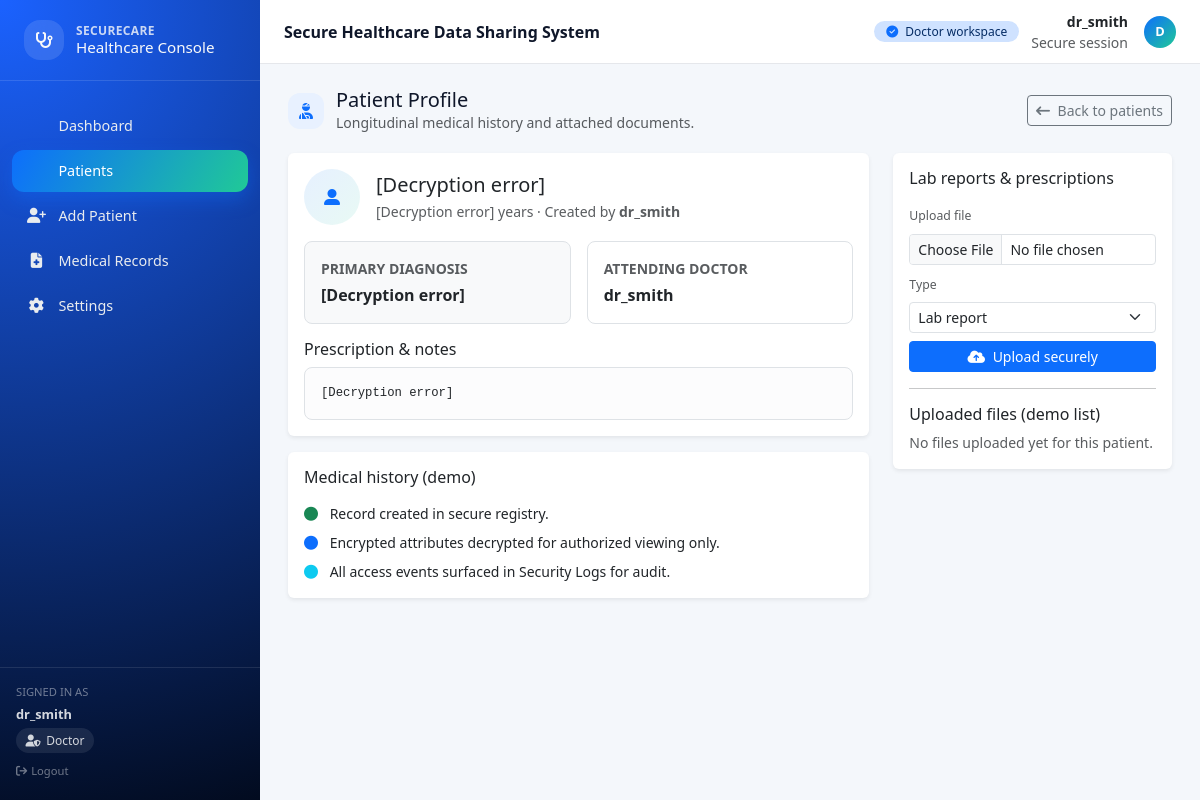
The app's page /patients/2 (signed in) with its own data.
### tables this page shows
CREATE TABLE users (
            id INTEGER PRIMARY KEY AUTOINCREMENT,
            username TEXT UNIQUE NOT NULL,
            password_hash TEXT NOT NULL,
            role TEXT NOT NULL CHECK (role IN ('admin', 'doctor'))
        );

### web/secure_healthcare/app.py (the view)
@app.route("/patients/<int:patient_id>")
@login_required
@role_required("doctor", "admin")
def patient_profile(patient_id):
    user_id = session.get("user_id")
    user_role = session.get("user_role")
    conn = get_db_connection()
    cur = conn.cursor()
    query = """
        SELECT p.id,
               p.name_encrypted,
               p.age_encrypted,
               p.disease_encrypted,
               p.prescription_encrypted,
               p.created_by,
               u.username AS doctor_username
        FROM patients p
        JOIN users u ON p.created_by = u.id
        WHERE p.id = ?
    """
    if user_role == "doctor":
        cur.execute(query + " AND p.created_by = ?", (patient_id, user_id))
    else:
        cur.execute(query, (patient_id,))
    row = cur.fetchone()
    conn.close()
    if not row:
        flash("Patient not found.", "warning")
        return redirect(url_for("view_patients"))
    try:
        patient = {
            "id": row["id"],
            "name": decrypt_text(row["name_encrypted"]),
            "age": decrypt_text(row["age_encrypted"]),
            "disease": decrypt_text(row["disease_encrypted"]),
            "prescription": decrypt_text(row["prescription_encrypted"]),
            "doctor_username": row["doctor_username"],
        }
    except Exception:
        patient = {
            "id": row["id"],
            "name": "[Decryption error]",
            "age": "[Decryption error]",
            "disease": "[Decryption error]",
            "prescription": "[Decryption error]",
            "doctor_username": row["doctor_username"],
        }
    uploaded_reports = []
    return render_template(
        "patient_profile.html",
        patient=patient,
        uploaded_reports=uploaded_reports,
    )

### web/secure_healthcare/app.py (called while the page is built, shortened)
def get_db_connection():
    conn = sqlite3.connect(DB_NAME)
    conn.row_factory = sqlite3.Row
    return conn

@app.before_request
def make_session_secure() -> None:
    session.permanent = False

def login_required(f):
    @wraps(f)
    def decorated_function(*args, **kwargs):
        return f(*args, **kwargs)
    return decorated_function

def role_required(*roles):
    def decorator(f):
        @wraps(f)
        def decorated_function(*args, **kwargs):
            return f(*args, **kwargs)
        return decorated_function
    return decorator

### web/secure_healthcare/encryption.py (called while the page is built)
def load_key():
    if not os.path.exists(KEY_FILE):
        raise FileNotFoundError(
            f"Encryption key file {KEY_FILE} not found. "
            "Make sure to run generate_key() first."
        )
    with open(KEY_FILE, "rb") as f:
        key = f.read()
    return key

def get_cipher():
    key = load_key()
    return Fernet(key)

def decrypt_text(token: bytes) -> str:
    cipher = get_cipher()
    return cipher.decrypt(token).decode("utf-8")

### web/secure_healthcare/templates/patient_profile.html (shortened to what this page needs)
{% extends "base.html" %}
{% block content %}
<div class="page-heading">
  <div class="page-heading-title">
    <div class="page-heading-icon">
      <i class="fa-solid fa-user-injured"></i>
    </div>
    <div>
      <h1>Patient Profile</h1>
      <div class="text-muted small">
        Longitudinal medical history and attached documents.
      </div>
    </div>
  </div>
  <a href="{{ url_for('view_patients') }}" class="btn btn-outline-secondary btn-sm">
    <i class="fa-solid fa-arrow-left-long me-1"></i> Back to patients
  </a>
</div>
<div class="row g-3 g-lg-4">
  <div class="col-12 col-lg-8">
    <div class="card border-0 shadow-sm mb-3">
      <div class="card-body">
        <div class="d-flex align-items-start justify-content-between mb-3">
          <div class="d-flex align-items-center gap-3">
            <div
              class="rounded-circle d-flex align-items-center justify-content-center"
              style="
                width: 56px;
                height: 56px;
                background: linear-gradient(135deg, #0d6efd1a, #20c9971a);
                color: #0d6efd;
              "
            >
              <i class="fa-solid fa-user-large"></i>
            </div>
            <div>
              <h2 class="h5 mb-1">{{ patient.name }}</h2>
              <div class="text-muted small">
                {{ patient.age }} years &middot; Created by
                <strong>{{ patient.doctor_username }}</strong>
              </div>
            </div>
          </div>
        </div>
        <div class="row g-3 mb-3">
          <div class="col-12 col-md-6">
            <div class="border rounded-3 p-3 h-100 bg-light">
              <div class="text-uppercase small text-muted fw-semibold mb-1">
                Primary diagnosis
              </div>
              <div class="fw-semibold">
                {{ patient.disease }}
              </div>
            </div>
          </div>
          <div class="col-12 col-md-6">
            <div class="border rounded-3 p-3 h-100">
              <div class="text-uppercase small text-muted fw-semibold mb-1">
                Attending doctor
              </div>
              <div class="fw-semibold">
                {{ patient.doctor_username }}
              </div>
            </div>
          </div>
        </div>
        <h3 class="h6 mb-2">Prescription & notes</h3>
        <div class="border rounded-3 p-3 bg-light-subtle small">
          <pre class="mb-0" style="white-space: pre-wrap;">{{ patient.prescription }}</pre>
        </div>
      </div>
    </div>
    <div class="card border-0 shadow-sm">
      <div class="card-body">
        <h3 class="h6 mb-3">Medical history (demo)</h3>
        <ul class="list-unstyled small mb-0">
          <li class="mb-2">
            <i class="fa-solid fa-circle text-success me-2"></i>
            Record created in secure registry.
          </li>
          <li class="mb-2">
            <i class="fa-solid fa-circle text-primary me-2"></i>
            Encrypted attributes decrypted for authorized viewing only.
          </li>
          <li>
            <i class="fa-solid fa-circle text-info me-2"></i>
            All access events surfaced in Security Logs for audit.
          </li>
        </ul>
      </div>
    </div>
  </div>
  <div class="col-12 col-lg-4">
    <div class="card border-0 shadow-sm mb-3">
      <div class="card-body">
        <h3 class="h6 mb-3">Lab reports & prescriptions</h3>
        <form
          method="POST"
          action="{{ url_for('upload_report', patient_id=patient.id) }}"
          enctype="multipart/form-data"
          class="small"
        >
          <div class="mb-2">
            <label for="reportFile" class="form-label small text-muted">
              Upload file
            </label>
            <input
              class="form-control form-control-sm"
              type="file"
              id="reportFile"
              name="report"
              accept=".pdf,.png,.jpg,.jpeg"
              required
            />
          </div>
          <div class="mb-2">
            <label for="reportType" class="form-label small text-muted">
              Type
            </label>
            <select id="reportType" name="type" class="form-select form-select-sm">
              <option value="Lab report">Lab report</option>
            </select>
          </div>
          <button type="submit" class="btn btn-primary btn-sm w-100">
            <i class="fa-solid fa-cloud-arrow-up me-1"></i>
            Upload securely
          </button>
        </form>
        <hr />
        <h4 class="h6 mb-2">Uploaded files (demo list)</h4>
        {% if uploaded_reports %}
        <ul class="list-group list-group-flush small">
          {% for r in uploaded_reports %}
          <li
            class="list-group-item d-flex justify-content-between align-items-center px-0"
          >
            <div class="d-flex align-items-center gap-2">
              <i class="fa-regular fa-file-pdf text-danger"></i>
              <div>
                <div class="fw-semibold">{{ r.name }}</div>
                <div class="text-muted small">{{ r.type }}</div>
              </div>
            </div>
            <span class="badge bg-light text-muted border">
              {{ r.size }}
            </span>
          </li>
          {% endfor %}
        </ul>
        {% else %}
        <div class="text-muted small">
          No files uploaded yet for this patient.
        </div>
        {% endif %}
      </div>
    </div>
  </div>
</div>
{% endblock %}

### web/secure_healthcare/templates/base.html (shortened to what this page needs)
<!DOCTYPE html>
<html lang="en">
<head>
  <link
    href="https://cdn.jsdelivr.net/npm/bootstrap@5.3.3/dist/css/bootstrap.min.css"
    rel="stylesheet"
  />
  <link
    rel="stylesheet"
    href="https://cdnjs.cloudflare.com/ajax/libs/font-awesome/6.5.1/css/all.min.css"
  />
</head>
<body>
  <div class="app-shell">
    {% if session.get("user_id") %}
    <aside class="sidebar" id="sidebar">
      <div class="sidebar-brand">
        <div class="sidebar-brand-icon">
          <i class="fa-solid fa-stethoscope"></i>
        </div>
        <div class="sidebar-brand-title">
          <span>SecureCare</span>
          <span>Healthcare Console</span>
        </div>
      </div>
      <nav class="sidebar-nav nav flex-column mt-2">
        <a
          class="nav-link {% if request.endpoint == 'dashboard' %}active{% endif %}"
          href="{{ url_for('dashboard') }}"
        >
          <span>Dashboard</span>
        </a>
        <a
          class="nav-link {% if request.endpoint in ['view_patients', 'patient_profile'] %}active{% endif %}"
          href="{{ url_for('view_patients') }}"
        >
          <span>Patients</span>
        </a>
        {% if session.get('user_role') == 'doctor' %}
        <a
          class="nav-link {% if request.endpoint == 'add_patient' %}active{% endif %}"
          href="{{ url_for('add_patient') }}"
        >
          <i class="fa-solid fa-user-plus"></i>
          <span>Add Patient</span>
        </a>
        {% endif %}
        <a
          class="nav-link {% if request.endpoint == 'medical_records' %}active{% endif %}"
          href="{{ url_for('medical_records') }}"
        >
          <i class="fa-solid fa-file-medical"></i>
          <span>Medical Records</span>
        </a>
        <a
          class="nav-link {% if request.endpoint == 'settings' %}active{% endif %}"
          href="{{ url_for('settings') }}"
        >
          <i class="fa-solid fa-gear"></i>
          <span>Settings</span>
        </a>
      </nav>
      <div class="sidebar-footer">
        <div class="mb-1 text-truncate">
          <small class="text-uppercase text-white-50">Signed in as</small>
        </div>
        <div class="fw-semibold mb-1 text-truncate">
          {{ session.get('username') }}
        </div>
        <div class="role-pill mb-2">
          <i class="fa-solid fa-user-shield"></i>
          <span>{{ session.get('user_role')|capitalize }}</span>
        </div>
        <div>
          <a
            href="{{ url_for('logout') }}"
            class="text-decoration-none text-white-50 small"
          >
            <i class="fa-solid fa-arrow-right-from-bracket me-1"></i>Logout
          </a>
        </div>
      </div>
    </aside>
    {% endif %}
    <div class="main-pane">
      {% if session.get("user_id") %}
      <header class="topbar">
        <div class="topbar-title">
          <span>Secure Healthcare Data Sharing System</span>
        </div>
        <div class="topbar-user">
          <span
            class="badge badge-role bg-hospital fw-normal text-primary-emphasis bg-primary-subtle"
          >
            <i class="fa-solid fa-circle-check me-1 text-primary"></i>
            {{ session.get('user_role')|capitalize }} workspace
          </span>
          <div class="d-none d-sm-flex flex-column text-end me-1">
            <span class="small fw-semibold">{{ session.get('username') }}</span>
            <span class="small text-muted">Secure session</span>
          </div>
          <div class="avatar">
            {{ session.get('username')[0]|upper if session.get('username') }}
          </div>
        </div>
      </header>
      {% endif %}
      <main class="main-content">
        {% block content %}{% endblock %}
      </main>
    </div>
  </div>
</body>
</html>

### web/secure_healthcare/templates/base.html (style rules this page uses)
:root { --hospital-primary: #0d6efd; --hospital-primary-soft: #e8f1ff; --hospital-accent: #20c997; --hospital-bg: #f4f7fb; --hospital-sidebar: #061b3a; }
body { font-family: system-ui, -apple-system, BlinkMacSystemFont, "Segoe UI", sans-serif; background-color: var(--hospital-bg); min-height: 100vh; }
.app-shell { display: flex; min-height: 100vh; }
.sidebar { width: 260px; background: radial-gradient(circle at top left, #1b62ff, #020b1f); color: #f8f9fa; display: flex; flex-direction: column; position: sticky; top: 0; height: 100vh; z-index: 1030; }
.sidebar-brand { padding: 1.25rem 1.5rem; display: flex; align-items: center; gap: 0.75rem; border-bottom: 1px solid rgba(255, 255, 255, 0.12); }
.sidebar-brand-icon { width: 40px; height: 40px; border-radius: 16px; background: rgba(255, 255, 255, 0.12); display: flex; align-items: center; justify-content: center; backdrop-filter: blur(10px); }
.sidebar-brand-title { font-size: 0.95rem; line-height: 1.2; }
.sidebar-brand-title span { display: block; }
.sidebar-brand-title span:first-child { font-weight: 600; letter-spacing: 0.03em; text-transform: uppercase; font-size: 0.75rem; opacity: 0.8; }
.sidebar-nav { padding: 1rem 0.75rem 1rem 0.75rem; flex: 1; overflow-y: auto; }
.sidebar-nav .nav-link { color: #e9ecef; border-radius: 0.75rem; padding: 0.65rem 0.9rem; display: flex; align-items: center; gap: 0.75rem; font-size: 0.9rem; margin-bottom: 0.15rem; transition: background 0.2s ease, transform 0.1s ease, color 0.2s ease; white-space: nowrap; }
.sidebar-nav .nav-link i { width: 1.25rem; text-align: center; font-size: 0.95rem; }
.sidebar-nav .nav-link.active { background: linear-gradient( 120deg, var(--hospital-primary), var(--hospital-accent) ); color: #ffffff; box-shadow: 0 8px 18px rgba(13, 110, 253, 0.35); }
.sidebar-footer { padding: 0.85rem 1rem 1.25rem 1rem; border-top: 1px solid rgba(255, 255, 255, 0.12); font-size: 0.8rem; opacity: 0.85; }
.sidebar-footer .role-pill { display: inline-flex; align-items: center; gap: 0.35rem; padding: 0.2rem 0.6rem; border-radius: 999px; background: rgba(255, 255, 255, 0.1); font-size: 0.75rem; }
.main-pane { flex: 1; display: flex; flex-direction: column; min-width: 0; }
.topbar { height: 64px; background-color: #ffffff; border-bottom: 1px solid #e5e7eb; display: flex; align-items: center; justify-content: space-between; padding: 0 1.5rem; position: sticky; top: 0; z-index: 1020; }
.topbar-title { font-weight: 600; font-size: 1rem; display: flex; align-items: center; gap: 0.4rem; color: #0f172a; }
.topbar .badge-role { font-weight: 500; border-radius: 999px; padding: 0.3rem 0.75rem; font-size: 0.75rem; }
.topbar-user { display: flex; align-items: center; gap: 0.75rem; }
.avatar { width: 32px; height: 32px; border-radius: 999px; background: linear-gradient(135deg, #0d6efd, #20c997); display: flex; align-items: center; justify-content: center; font-size: 0.8rem; color: #ffffff; font-weight: 600; }
.main-content { padding: 1.5rem 1.75rem; flex: 1; min-height: 0; }
.page-heading { display: flex; align-items: center; justify-content: space-between; margin-bottom: 1.25rem; gap: 1rem; }
.page-heading-title { display: flex; align-items: center; gap: 0.75rem; }
.page-heading-icon { width: 36px; height: 36px; border-radius: 12px; background: var(--hospital-primary-soft); display: flex; align-items: center; justify-content: center; color: var(--hospital-primary); }
.page-heading h1 { font-size: 1.25rem; margin: 0; color: #0f172a; }

### records on screen
users: get "dr_smith", get "Doctor", doctor_username "dr_smith"

### other values on screen
{{ session.get('username')[0]|upper if session.get('username') }} "D"
{{ patient.name }} "[Decryption error]"
{{ patient.age }} "[Decryption error]"
{{ patient.disease }} "[Decryption error]"
{{ patient.prescription }} "[Decryption error]"
